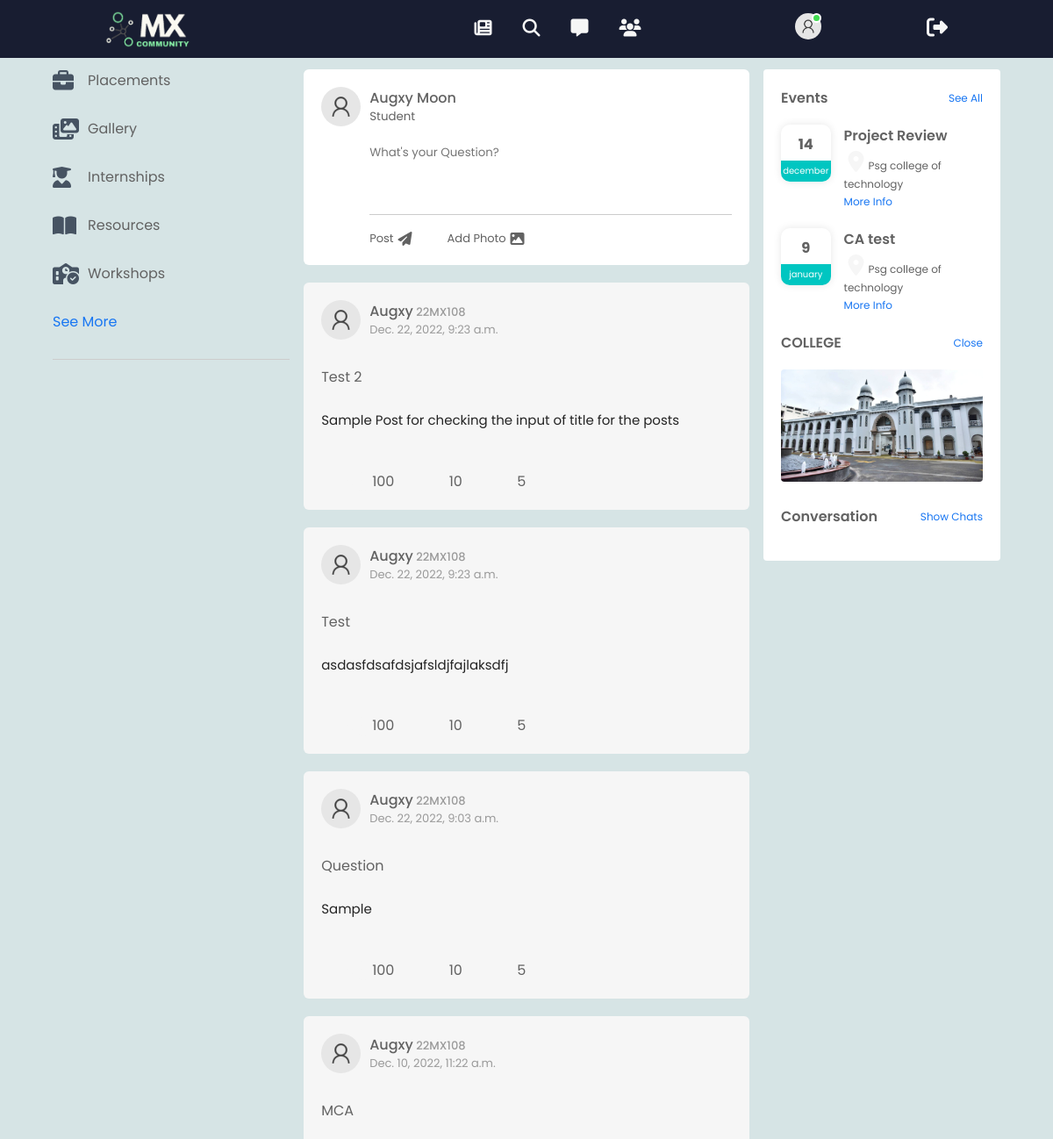
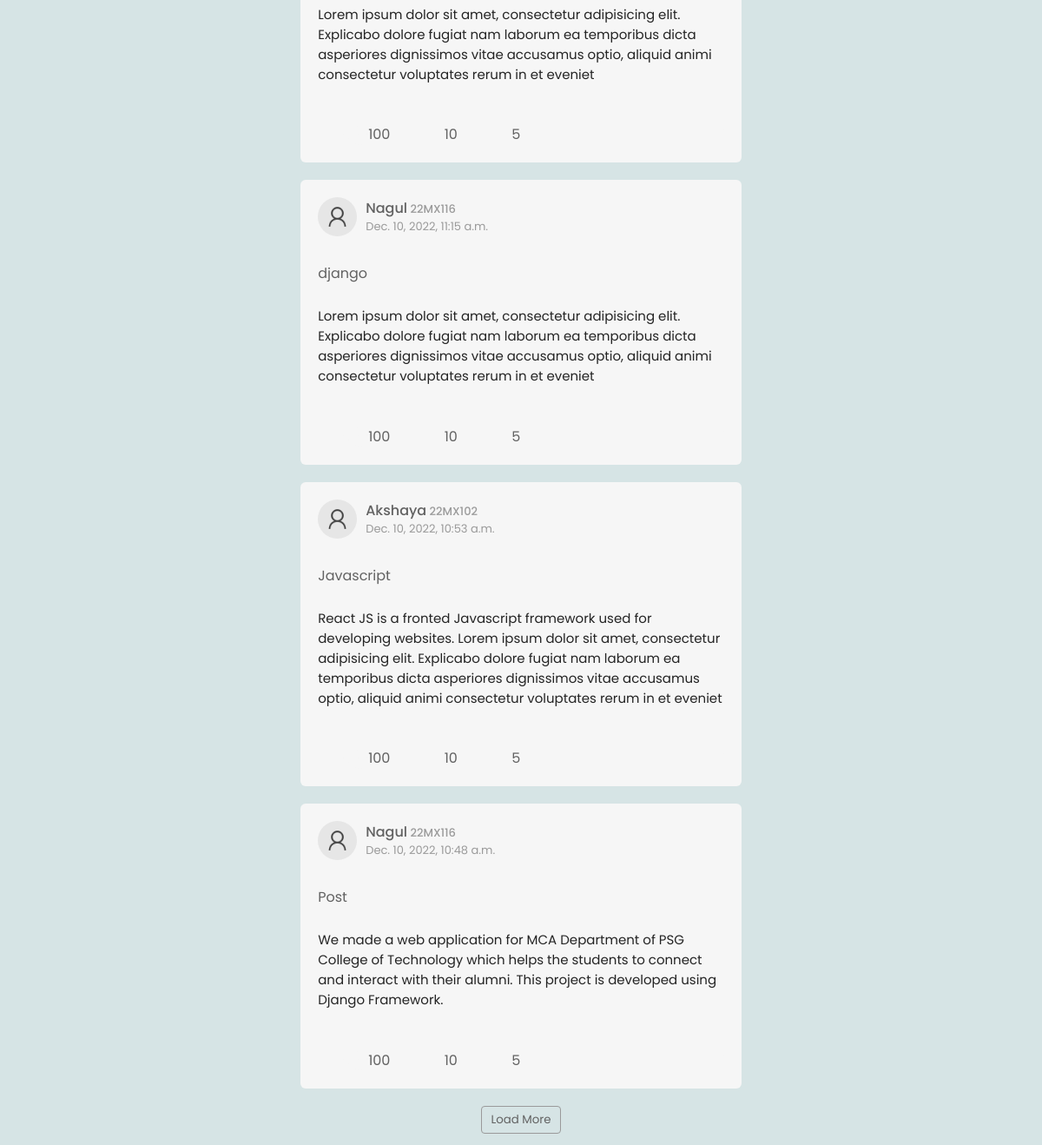
The page /feed/ (signed in) on the database its author committed (2 pictures, top to bottom).
### mca/models.py (models this page shows, shortened)
class NewUser(AbstractUser):
    rollno = models.CharField(max_length=7,null=False,unique=True,verbose_name='Roll Number')
    USERNAME_FIELD = 'rollno'

class Post(models.Model):
    author = models.ForeignKey(NewUser,on_delete=CASCADE)
    title = models.CharField(max_length=30,default='Question')
    post_time = models.DateTimeField(default=timezone.now)
    content = models.TextField(null=False)
    comment = models.TextField(blank=True)

### mca/views.py (the view, shortened to what this page needs)
# urls.py: path('feed/',views.feed,name='feed'),
@login_required
def feed(request):
    User = get_user_model()
    users = User.objects.all()
    print(users)
    feed_dict = {'feed':Post.objects.order_by('-post_time'),'users':users}
    return render(request,'feed.html',feed_dict)

### mx_community/templates/feed.html (shortened to what this page needs)
{% extends 'base.html' %}
{% block page%}
{% load static %}
<div class="container">
    <div class="left-sidebar">
        <div class="imp-links">
            <a href="#"> <i class="fa-solid fa-briefcase"></i>Placements</a>
            <a href="#"> <i class="fa-solid fa-photo-film"></i>Gallery</a>
            <a href="#"><i class="fa-solid fa-user-graduate"></i> Internships</a>
            <a href="#"> <i class="fa-solid fa-book-open"></i>Resources</a>
            <a href="#"> <i class="fa-solid fa-school-circle-check"></i>Workshops</a>
            <a href="#">See More</a>
        </div>
    </div>
    <div class="main-content">
        <div class="write-post-container">
            <div class="user-profile">
                <img src="{% static '/img/user.png' %}" alt="">
                <div>
                    <p style="text-transform: capitalize;">{{user.get_full_name}}</p>
                    <small>Student</small>
                </div>
            </div>
            <div class="post-input-container">
                <form action="" method="POST" onfocus="" id="post-form">
                    <textarea rows="4" required placeholder="What's your Question?" name="postcontent" oninput="inputTitle()"></textarea>
                </form>
                <div class="add-post-links">
                    <a href="#" onclick="createPost()">Post<i class="fa-solid fa-paper-plane"></i></a>
                    <a href="#">Add Photo  <i class="fa-solid fa-image"></i></a>
                </div>
            </div>
        </div>
        {% for post in feed %}
        <div class="post-container">
            <div class="post-row">
                <div class="user-profile">
                    <img src="{% static '/img/user.png' %}" alt="">
                    <div>
                        <p>{{post.author.first_name}}<span>  {{post.author.rollno}}</span></p>
                        <span>{{post.post_time}}</span>
                    </div>
                </div>
                <a href="#">  <i class="fas fa-ellipsis-v"></i></a>
            </div>
            <p class="post-title">{{post.title}}</p>
            <p class="post-text">{{post.content}}</p>
                <div class="post-row">
                    <div class="activity-icons">
                        <div><img src="/images/like-blue.png" alt=""><i class="fa-solid fa-comments"></i>100</div>
                        <div><img src="/images/comments.png" alt="">10</div>
                        <div><img src="/images/share.png" alt="">5</div>
                    </div>
                    <div class="post-profile-icon">
                        <i class="fa-sharp fa-solid fa-caret-down"></i>
                    </div>
                </div>
        </div>
        {% endfor %}
            <button type="button" class="load-more-btn">Load More</button>
    </div>
    <div class="right-sidebar">
        <div class="sidebar-title">
            <h4>Events</h4>
            <a href="#">See All</a>
        </div>
        <div class="event">
            <div class="left-event">
                <h3>14</h3>
                <span>december</span>
            </div>
            <div class="right-event">
                <h4>Project Review</h4>
                <p><i class="fa-solid fa-location-dot"></i></i>Psg college of technology</p>
                <a href="#">More Info</a>
            </div>
        </div>
            <div class="event">
                <div class="left-event">
                    <h3>9</h3>
                    <span>january</span>
                </div>
                <div class="right-event">
                    <h4>CA test</h4>
                    <p><i class="fa-solid fa-location-dot"></i>Psg college of technology</p>
                    <a href="#">More Info</a>
                </div>
        </div>
        <div class="sidebar-title">
            <h4>COLLEGE</h4>
            <a href="#">Close</a>
        </div>
        <img src="{% static '/img/clg.jpg' %}" alt="" class="side-ads">
        <div class="sidebar-title">
            <h4>Conversation</h4>
            <a href="#" id="hidechat" onclick="showChat()">Show Chats</a>
        </div>
    </div>
</div>
{% endblock %}

### mx_community/static/css/style.css (style rules this page uses)
:root { --thColor: #181D31; --bdyColor: #D6E4E5; --secColor: #465362; --boxColor: #F6F6F6; --spanColor: #1876f2; --greyText: #6B728E; }
* { margin: 0; padding: 0; font-family: 'Poppins','sans-serif'; box-sizing: border-box; }
body { background: var(--bdyColor); }
i { font-size: 24px; color: #F6F6F6; }
.container { display: flex; justify-content: space-between; padding: 13px 5%; }
.left-sidebar { flex-basis: 25%; position: sticky; top: 70px; align-self: flex-start; }
.right-sidebar { flex-basis: 25%; position: sticky; top: 70px; align-self: flex-start; background: #fff; padding: 20px; border-radius: 4px; color: #626262; }
.main-content { flex-basis: 47%; }
.imp-links a, .shortcut-links a { text-decoration: none; display: flex; align-items: center; margin-bottom: 30px; color: #626262; width: fit-content; }
.imp-links a i { width: 25px; margin-right: 15px; color:var(--secColor); }
.imp-links a:last-child { color: #1876f2; }
.imp-links { border-bottom: 1px solid #ccc; }
.sidebar-title { display: flex; align-items: center; justify-content: space-between; margin-bottom: 18px; }
.right-sidebar h4 { font-weight: 600; font-size: 16px; }
.sidebar-title a { text-decoration: none; color: #1876f2; font-size: 12px; }
.event { display: flex; font-size: 14px; margin-bottom: 20px; }
.left-event { border-radius: 10px; height: 65px; width: 65px; margin-right: 15px; padding-top: 10px; text-align: center; position: relative; overflow: hidden; box-shadow: 0 0 10px rgba(0, 0, 0, 0.1); }
.event p { font-size: 12px; }
.event i { padding: 5px; }
.event a { font-size: 12px; text-decoration: none; color: #1876f2; }
.left-event span { position: absolute; bottom: 0; left: 0; width: 100%; background: #00C6C1; color: #fff; font-size: 10px; padding: 4px 0; }
.side-ads { width: 100%; margin-bottom: 20px; border-radius: 4px; }
.write-post-container { width: 100%; background: #fff; border-radius: 6px; padding: 20px; color: #626262; }
.user-profile { display: flex; align-items: center; }
.user-profile img { width: 45px; border-radius: 50%; margin-right: 10px; }
.user-profile p { margin-bottom: -5px; font-weight: 500; color: #626262; }
.post-input-container { padding-left: 55px; padding-top: 20px; }
.post-input-container textarea { width: 100%; border: 0; outline: 0; border-bottom: 1px solid #ccc; background: transparent; resize: none; }
.post-title { padding: 30px 0px 10px 0px; }
.add-post-links { display: flex; margin-top: 10px; }
.add-post-links a { text-decoration: none; display: flex; align-items: center; color: #626262; margin-right: 30px; font-size: 13px; }
.add-post-links i { font-size: 16px; padding-left: 5px; color: #626262; margin: 0; margin-right: 10px; }
.post-container { width: 100%; background: #F6F6F6; border-radius: 6px; padding: 20px; color: #626262; margin: 20px 0; }
.user-profile span { font-size: 13px; color: #9a9a9a; }
.post-text { color: #242424; margin: 15px 0; font-size: 15px; }
.post-row { display: flex; align-items: center; justify-content: space-between; }
.activity-icons div { display: inline-flex; align-items: center; margin-right: 30px; }
.post-profile-icon { display: flex; align-items: center; }
.post-row a { color: #9a9a9a; }
.load-more-btn { display: block; margin: auto; cursor: pointer; padding: 5px 10px; border: 1px solid #9a9a9a; color: #626262; background-color: transparent; border-radius: 4px; }

### rows shown on the page
NewUser: get_full_name "Augxy Moon"
Post: author.first_name "Augxy", author.rollno "22MX108", post_time "Dec. 22, 2022, 9:23 a.m.", title "Test 2", content "Sample Post for checking the input of title for the posts"
Post: author.first_name "Augxy", author.rollno "22MX108", post_time "Dec. 22, 2022, 9:23 a.m.", title "Test", content "asdasfdsafdsjafsldjfajlaksdfj"
Post: author.first_name "Augxy", author.rollno "22MX108", post_time "Dec. 22, 2022, 9:03 a.m.", title "Question", content "Sample"
Post: author.first_name "Augxy", author.rollno "22MX108", post_time "Dec. 10, 2022, 11:22 a.m.", title "MCA", content "Lorem ipsum dolor sit amet, consectetur adipisicing elit. Explicabo dolore fugiat nam laborum ea temporibus dicta asperiores dignissimos vitae accusamus optio, aliquid animi consectetur voluptates rerum in et eveniet"
Post: author.first_name "Nagul", author.rollno "22MX116", post_time "Dec. 10, 2022, 11:15 a.m.", title "django", content "Lorem ipsum dolor sit amet, consectetur adipisicing elit. Explicabo dolore fugiat nam laborum ea temporibus dicta asperiores dignissimos vitae accusamus optio, aliquid animi consectetur voluptates rerum in et eveniet"
Post: author.first_name "Akshaya", author.rollno "22MX102", post_time "Dec. 10, 2022, 10:53 a.m.", title "Javascript", content "React JS is a fronted Javascript framework used for developing websites. Lorem ipsum dolor sit amet, consectetur adipisicing elit. Explicabo dolore fugiat nam laborum ea temporibus dicta asperiores dignissimos vitae accusamus optio, aliquid animi consectetur voluptates rerum in et eveniet"
Post: author.first_name "Nagul", author.rollno "22MX116", post_time "Dec. 10, 2022, 10:48 a.m.", title "Post", content "We made a web application for MCA Department of PSG College of Technology which helps the students to connect and interact with their alumni. This project is developed using Django Framework."
